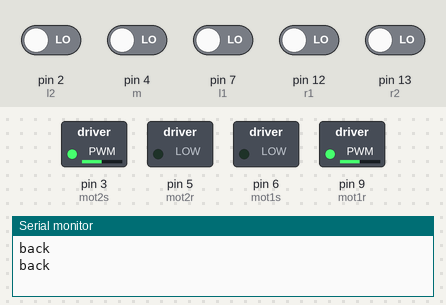
This sketch was run on a simulated Arduino Uno, built with avr-gcc and run on an emulated ATmega328P. On the bench: switched loads named in the sketch (green lamp = pin HIGH), the last lines printed to the serial monitor. The test bench sets the inputs (shaded band); at power-on: pin 2 (l2), pin 4 (m), pin 7 (l1), pin 12 (r1), pin 13 (r2) LOW.

Above: at 1.2 s.
1.3 s: pin 2 (l2) driven HIGH
At 2.6 s:
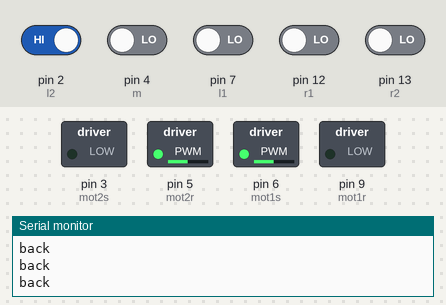
3.0 s: pin 2 (l2) driven LOW and pin 4 (m) driven HIGH
At 3.7 s:
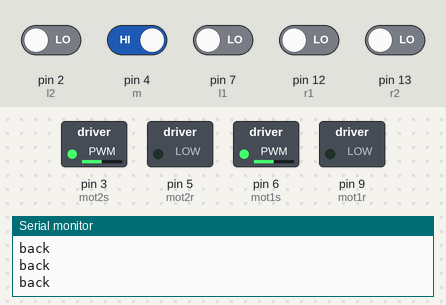
4.5 s: pin 4 (m) driven LOW
At 4.9 s:
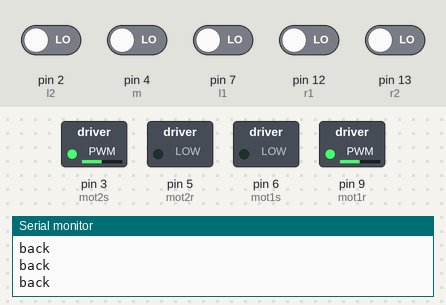
7.5 s: pin 13 (r2) driven HIGH
9.4 s: pin 13 (r2) driven LOW
12.4 s: pin 4 (m) driven HIGH
At 13.5 s:
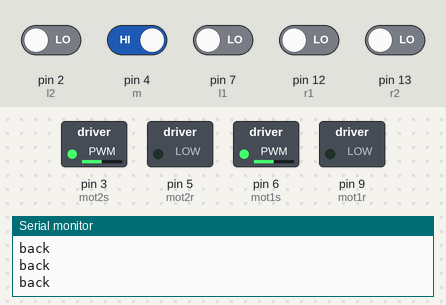
Timing chart, 0 to 14.9 s (numbered marks = the images above; inputs shaded):
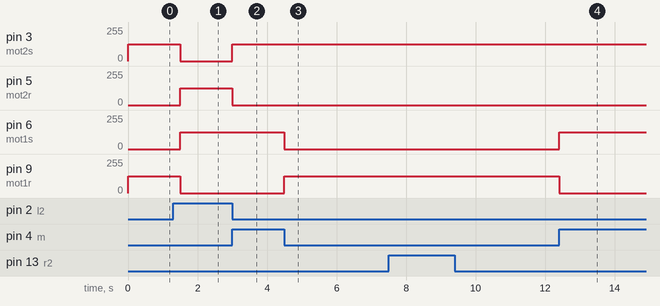

Measured:
- after the input at 1.3 s, pin 3 (mot2s), pin 9 (mot1r): 125/255 → 0/255 after 0.20 s; pin 5 (mot2r), pin 6 (mot1s): 0/255 → 125/255 after 0.20 s
- after the input at 3.0 s, pin 3 (mot2s): 0/255 → 125/255 at once; pin 5 (mot2r): 125/255 → 0/255 at once
- after the input at 4.5 s, pin 6 (mot1s): 125/255 → 0/255 at once; pin 9 (mot1r): 0/255 → 125/255 at once
- after the input at 12.4 s, pin 6 (mot1s): 0/255 → 125/255 at once; pin 9 (mot1r): 125/255 → 0/255 at once

The sketch:

Blink.ino
```cpp
int mot1r = 9;  //right motor reverse
int mot1s = 6; //right motor straight
int mot2r = 5;  // left motor reverse
int mot2s = 3;  //left motor straight

int l1 = 7;
int l2 = 2;
int m = 4;
int r2 = 13;
int r1 = 12;

void setup() {
  // put your setup code here, to run once:

  pinMode(mot1r, OUTPUT);
  pinMode(mot1s, OUTPUT);
  pinMode(mot2r, OUTPUT);
  pinMode(mot2s, OUTPUT);

  pinMode(l1, INPUT);
  pinMode(l2, INPUT);
  pinMode(m, INPUT);
  pinMode(r2, INPUT);
  pinMode(r1, INPUT);
  Serial.begin(9600);
}


void forward() {
  analogWrite(mot1s, 125);
  analogWrite(mot1r, 0);
  analogWrite(mot2r, 0);
  analogWrite(mot2s, 125);
}

void right() {
  analogWrite(mot1s, 0);
  analogWrite(mot1r, 125);
  analogWrite(mot2r, 0);
  analogWrite(mot2s, 125);
}

void left() {
  analogWrite(mot1s, 125);
  analogWrite(mot1r, 0);
  analogWrite(mot2r, 125);
  analogWrite(mot2s, 0);
}

void Stop() {
  analogWrite(mot1s, 0);
  analogWrite(mot1r, 0);
  analogWrite(mot2r, 0);
  analogWrite(mot2s, 0);
}

void back() {
  analogWrite(mot1s, 0);
  analogWrite(mot1r, 125);
  analogWrite(mot2r, 0);
  analogWrite(mot2s, 125);
}

void loop() {
  if ((digitalRead(r2) == 1) && (digitalRead(l2) == 1) && (digitalRead(r1) == 1) && (digitalRead(l1) == 1) && (digitalRead(m) == 1)) {
    forward();
    Serial.println("cross t");
    delay(200);
    Stop();
    if ((digitalRead(r2) == 1) && (digitalRead(l2) == 1) && (digitalRead(r1) == 1) && (digitalRead(l1) == 1) && (digitalRead(m) == 1)) {
      Stop();
    }
    else
    {
      while ( (digitalRead(l2) != 0) && (digitalRead(l1) != 0) ) {
        left();
      }
    }
  }//crossroads,t-intersection,end

  else if ((digitalRead(r2) == 0) && (digitalRead(l2) == 1) && (digitalRead(l1) == 1) && (digitalRead(m) == 1) && (digitalRead(r1) == 0)) {
    Stop();
    while ( (digitalRead(l2) != 0) && (digitalRead(l1) != 0) ) {
      left();
    }
  }// leftt t intersection,left90

  else if ((digitalRead(r2) == 1) && (digitalRead(l2) == 0) && (digitalRead(r1) == 1) && (digitalRead(m) == 1) && (digitalRead(l1) == 0)) {
    forward();
    delay(100);
    if (digitalRead(m) == 1) {
      forward();
    }
    else if( (digitalRead(r2) != 0) && (digitalRead(r1) != 0)){
      Stop();
      while ( (digitalRead(l2) != 0) && (digitalRead(l1) != 0) ) {
      left();
    }
    }
    else
    {
      Stop();
      while ( (digitalRead(r2) != 0) && (digitalRead(r1) != 0) ) {
        right();
      }
    }
  }// right t intersection,right90

  else if ((digitalRead(r2) == 0) && (digitalRead(l2) == 0) && (digitalRead(m) == 1) && (digitalRead(l1) == 0) && (digitalRead(r1) == 0) ) {
    forward();
  }//forward

  else if ((digitalRead(r2) == 0) && (digitalRead(l2) == 1) && (digitalRead(l1) == 0) && (digitalRead(r1) == 0) && (digitalRead(m) == 0)) {
    left();
  }
  else if ((digitalRead(r2) == 1) && (digitalRead(l2) == 0) && (digitalRead(l1) == 0) && (digitalRead(r1) == 0) && (digitalRead(m) == 0)) {
    right();
    Serial.println("right");
  }
  else if ((digitalRead(r2) == 0) && (digitalRead(l2) == 0) && (digitalRead(r1) == 0) && (digitalRead(l1) == 0) && (digitalRead(m) == 0)) {
    Stop();
    back();
    delay(500);
    Serial.println("back");
    Stop();
  }//to turn back
}
```
